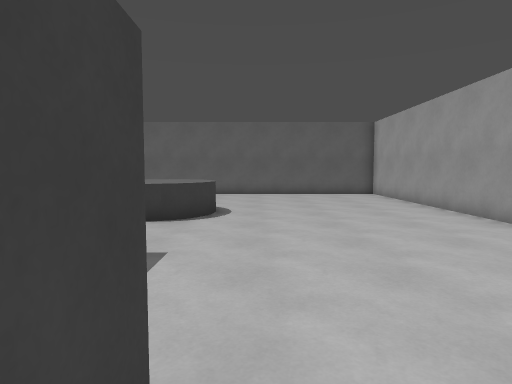
View 1 (above)

17 first-person views from a walk through a 3-D level made in the Godot game engine. The camera is 1.4 m above the floor, tilts 4° down and sees 75° across. The floor is counted in squares, 1 m on a side. Each view is taken from the middle of a square. On the plan, view 1 faces up. The plan holds only what a view shows up to about 15 squares ahead; the rest is blank.

View 2
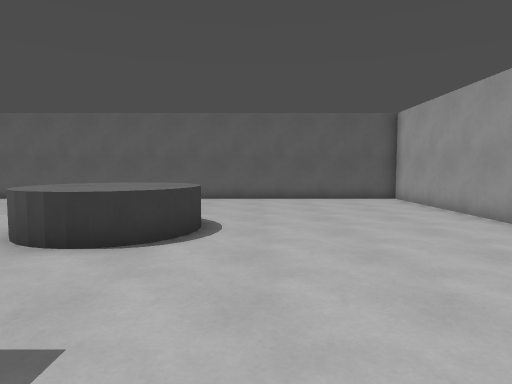

View 3
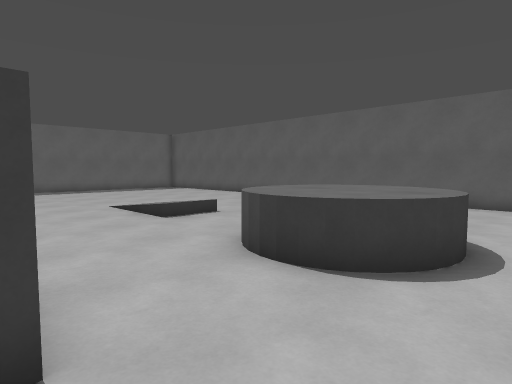

View 4
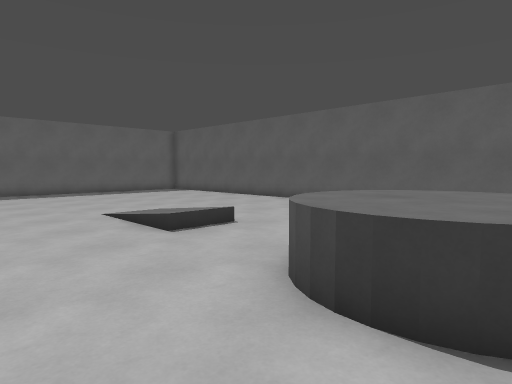

View 5
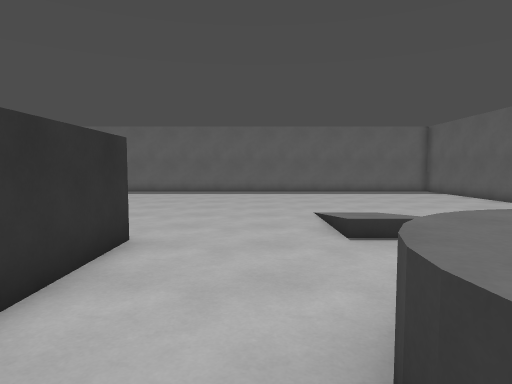

View 6
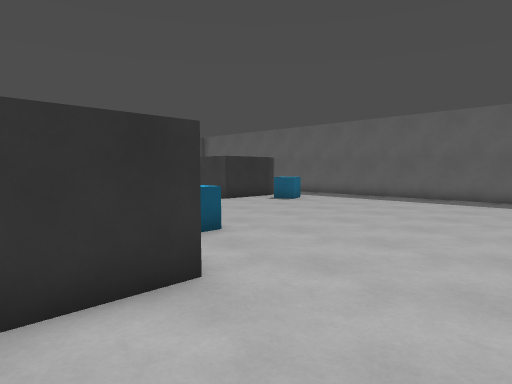

View 7
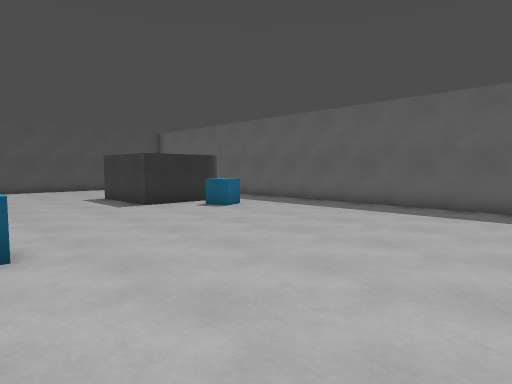

View 8
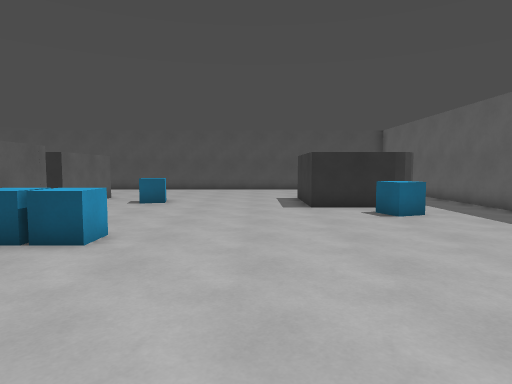

View 9
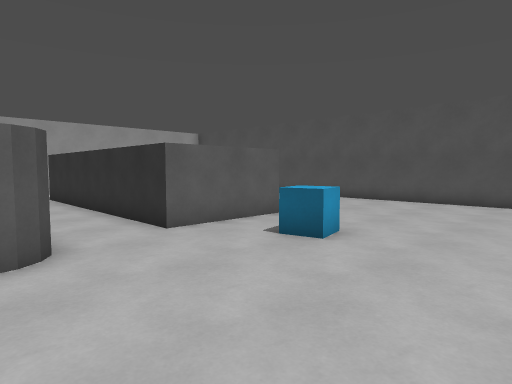

View 10
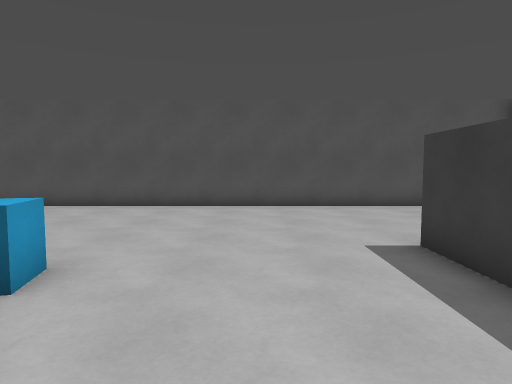

View 11
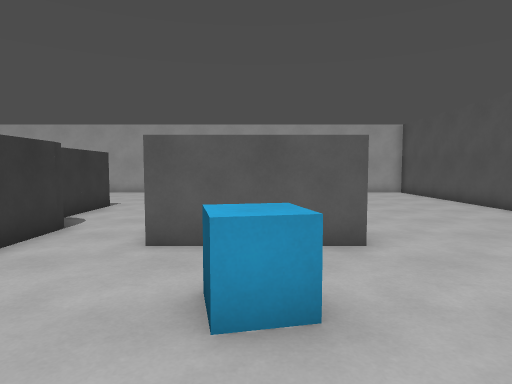

View 12
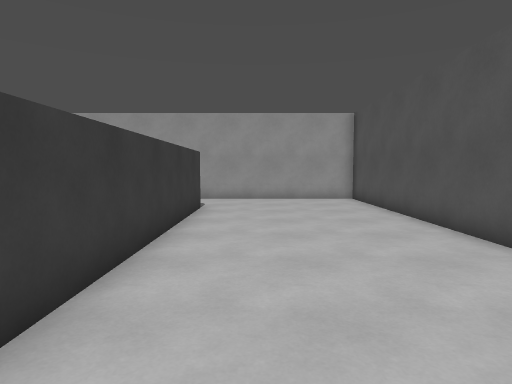

View 13
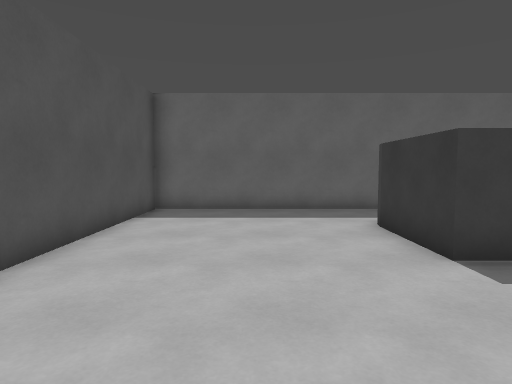

View 14
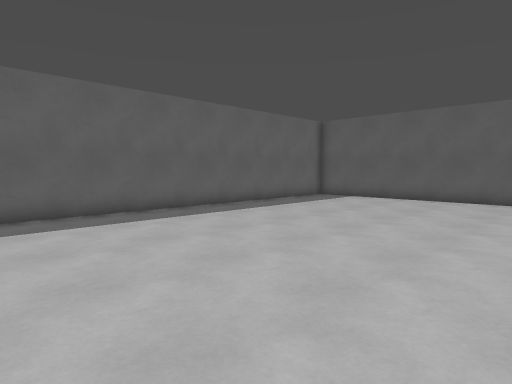

View 15
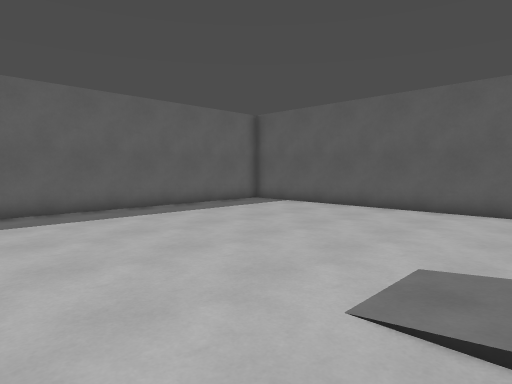

View 16
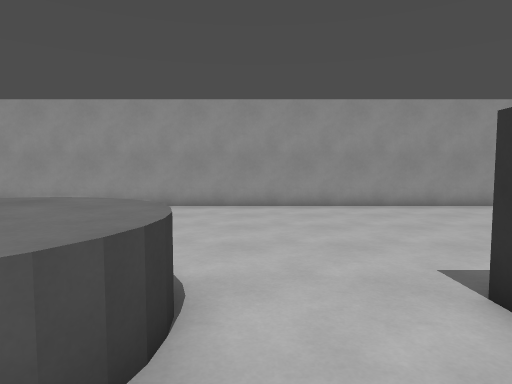

View 17
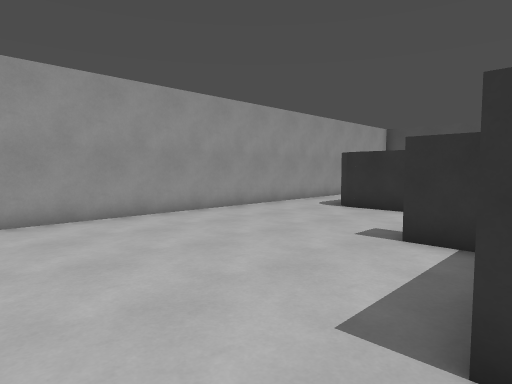

### Floor plan
Key: @ floor where view 1 was taken; # wall or solid block; . main floor; : floor 0.25 m higher than the main floor; / step, stairs or slope; ^ raised ledge; B block.
Columns run from 23 left of view 1 to 7 right of it. Each row starts with its distance up from view 1.
 19   ####################
 18   ..........        ..........#
 17 #............       ..........#
 16 #.............       .........#
 15 #..............      .........#
 14 #...............     .........#
 13 #........... ....  ...........#
 12 #........... //.. ^^^^........#
 11 #...........:::...^^^^........#
 10 #...........///...^^^^........#
  9 #..................^^^........#
  8 #.............................#
  7 #.............................#
  6 #.............................#
  5 #..............######.........#
  4 #..............      .........#
  3 #...........BBB      .........#
  2 #...........BBB#     .........#
  1 #..............#    ###.......#
  0 #..............####....@......#
 -1 #...BB........................#
 -2 #...B.........................#
 -3 #...####........###########...#
 -4 #..##  #........#         ##..#
 -5 #..    #.....BB.#
 -6 #..    #........#
 -7 #...####........###########...
 -8 #.............................
 -9 #.............................
-10 #.............................
-11 #.............................
-12 #.............................
-13 #.............................
-14 ##############################

Where each view was taken, in squares from view 1:
view 1: 0 up, 0 right, facing up
view 2: 3 up, 0 right, facing up
view 3: 5 up, 0 right, facing up-left
view 4: 6 up, 2 left, facing up-left
view 5: 8 up, 2 left, facing left
view 6: 9 up, 6 left, facing down-left
view 7: 9 up, 10 left, facing down-left
view 8: 9 up, 14 left, facing down
view 9: 1 up, 14 left, facing down-right
view 10: 1 down, 13 left, facing down
view 11: 5 down, 13 left, facing right
view 12: 9 down, 9 left, facing right
view 13: 10 down, 11 left, facing left
view 14: 3 up, 12 left, facing up-left
view 15: 7 up, 11 left, facing up-left
view 16: 8 up, 6 left, facing right
view 17: 8 up, 3 left, facing down-right
